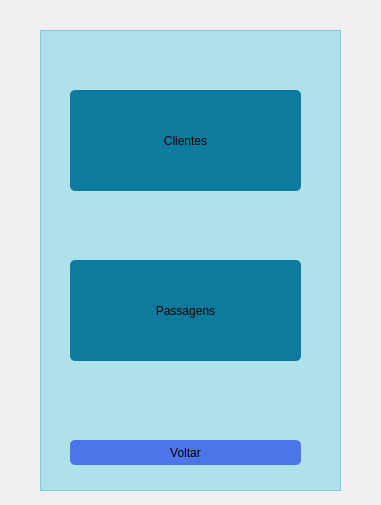
<?xml version="1.0" encoding="UTF-8"?>
<ui version="4.0">
 <class>telaOpcoesFuncionario</class>
 <widget class="QMainWindow" name="telaOpcoesFuncionario">
  <property name="geometry">
   <rect>
    <x>0</x>
    <y>0</y>
    <width>381</width>
    <height>505</height>
   </rect>
  </property>
  <property name="windowTitle">
   <string>AirSys</string>
  </property>
  <property name="styleSheet">
   <string notr="true">#telaOpcoesFuncionario
{
background-image: url(:/fundos/fundo4.jpg);
}

#frame
{
background-color: rgba(6, 190, 225, 70);
}

#botaoFuncionarios
{
border-radius: 5px;
background-color: rgb(12, 123, 157);
font: 14pt &quot;Noto Serif Malayalam&quot;;
}

#botaoFuncionarios:hover
{
border-radius: 5px;
background-color: rgb(145, 206, 243);
font: 14pt &quot;Noto Serif Malayalam&quot;;
}

#botaoClientes
{
border-radius: 5px;
background-color: rgb(12, 123, 157);
font: 14pt &quot;Noto Serif Malayalam&quot;;
}

#botaoClientes:hover
{
border-radius: 5px;
background-color: rgb(145, 206, 243);
font: 14pt &quot;Noto Serif Malayalam&quot;;
}

#botaoPassagens
{
border-radius: 5px;
background-color: rgb(12, 123, 157);
font: 14pt &quot;Noto Serif Malayalam&quot;;
}

#botaoPassagens:hover
{
border-radius: 5px;
background-color: rgb(145, 206, 243);
font: 14pt &quot;Noto Serif Malayalam&quot;;
}

#botaoVoltar
{
border-radius: 5px;
background-color: rgb(75, 117, 232);
font: 14pt &quot;Noto Serif Malayalam&quot;;
}

#botaoVoltar:hover
{
border-radius: 5px;
background-color: rgb(121, 173, 255);
font: 14pt &quot;Noto Serif Malayalam&quot;;
}</string>
  </property>
  <widget class="QWidget" name="centralwidget">
   <widget class="QFrame" name="frame">
    <property name="geometry">
     <rect>
      <x>40</x>
      <y>30</y>
      <width>301</width>
      <height>461</height>
     </rect>
    </property>
    <property name="frameShape">
     <enum>QFrame::StyledPanel</enum>
    </property>
    <property name="frameShadow">
     <enum>QFrame::Raised</enum>
    </property>
    <widget class="QPushButton" name="botaoClientes">
     <property name="geometry">
      <rect>
       <x>30</x>
       <y>60</y>
       <width>231</width>
       <height>101</height>
      </rect>
     </property>
     <property name="text">
      <string>Clientes</string>
     </property>
    </widget>
    <widget class="QPushButton" name="botaoPassagens">
     <property name="geometry">
      <rect>
       <x>30</x>
       <y>230</y>
       <width>231</width>
       <height>101</height>
      </rect>
     </property>
     <property name="text">
      <string>Passagens</string>
     </property>
    </widget>
    <widget class="QPushButton" name="botaoVoltar">
     <property name="geometry">
      <rect>
       <x>30</x>
       <y>410</y>
       <width>231</width>
       <height>25</height>
      </rect>
     </property>
     <property name="text">
      <string>Voltar</string>
     </property>
    </widget>
   </widget>
  </widget>
 </widget>
 <resources>
  <include location="../recursos/recursos.qrc"/>
 </resources>
 <connections/>
</ui>
